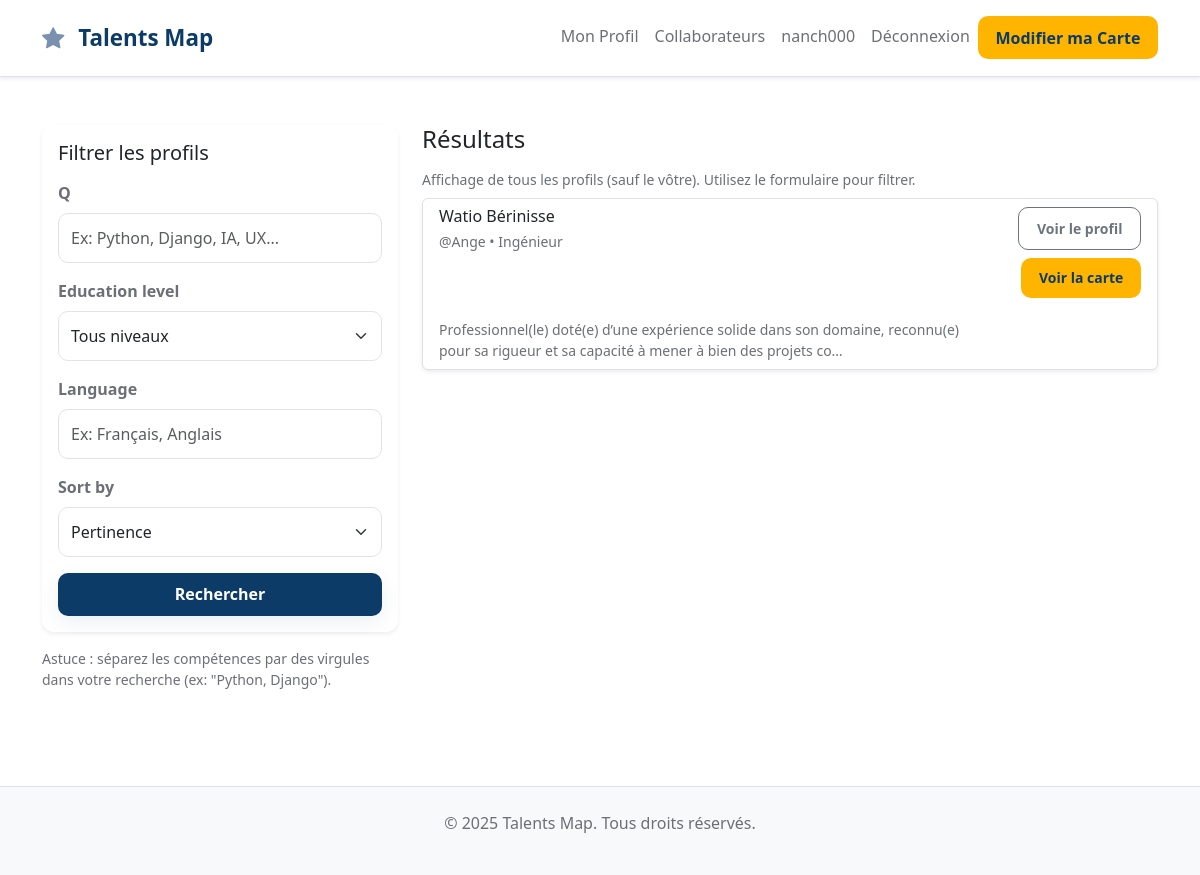
The app's page /search/ (signed in), older data.
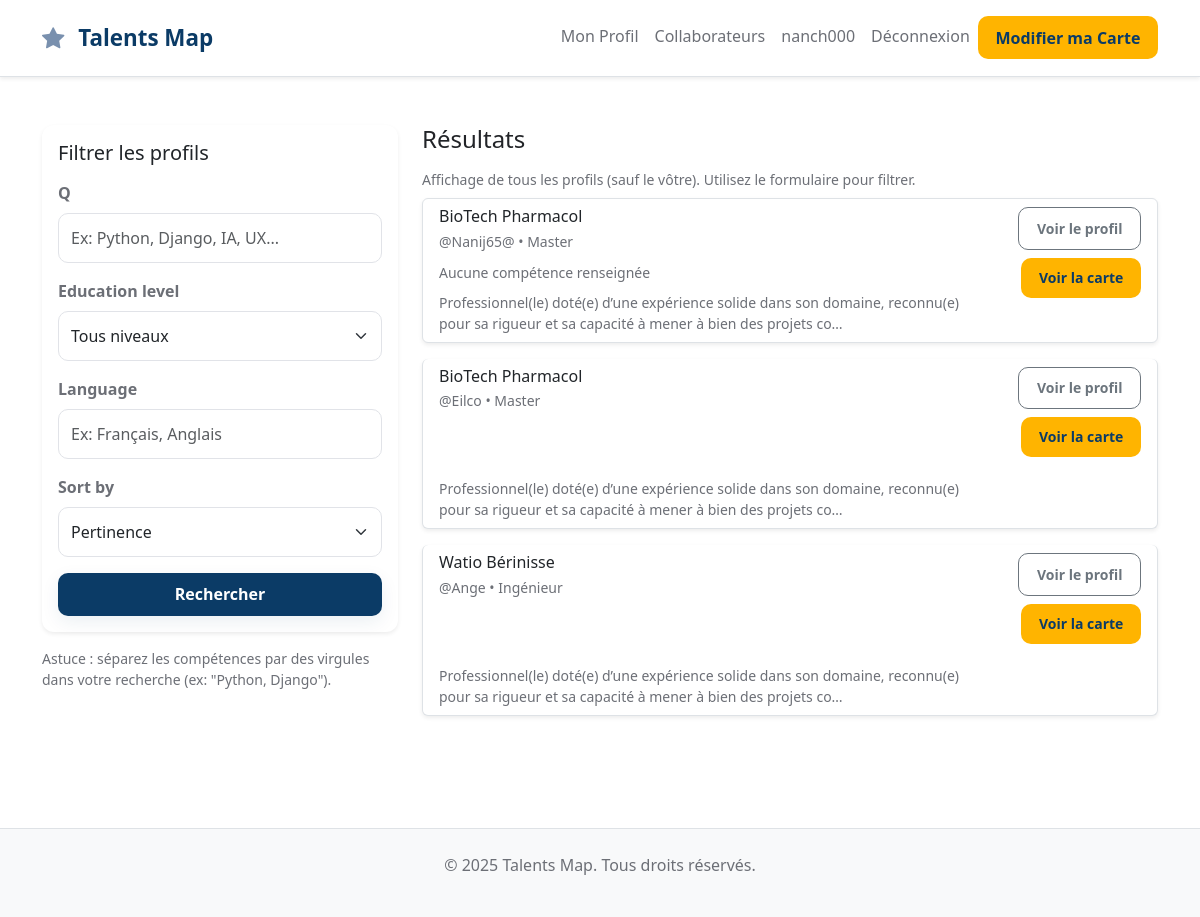
The same page, newer data.
### talent_map_app/models.py (models this page shows, shortened)
class UserProfile(models.Model):
    EDUCATION_CHOICES = [
        ('bac', 'Baccalauréat'),
        ('licence', 'Licence'),
        ('master', 'Master'),
        ('Ingénieur', 'Ingénieur'),
    ]
    user = models.OneToOneField(User, on_delete=models.CASCADE, related_name='profile')
    education_level = models.CharField(max_length=20, choices=EDUCATION_CHOICES, default='licence')
    bio = models.TextField(blank=True, null=True, help_text="Courte biographie")
    skills = models.TextField(blank=True, null=True, help_text="Ex: Python, Django, JavaScript")
    languages = models.TextField(blank=True, null=True, help_text="Ex: Français, Anglais, Espagnol")
    passions = models.TextField(blank=True, null=True, help_text="Ex: IA, Web, Mobile")
    projects = models.TextField(blank=True, null=True, help_text="Ex: Projet 1 - Description, Projet 2 - Description")
    linkedin = models.URLField(blank=True, null=True)
    github = models.URLField(blank=True, null=True)
    youtube = models.URLField(blank=True, null=True)
    website = models.URLField(blank=True, null=True)
    is_validated = models.BooleanField(default=False, help_text="Profil validé par un responsable")
    validated_by = models.ForeignKey(User, on_delete=models.SET_NULL, null=True, blank=True,
                                      related_name='validated_profiles',
                                      help_text="Responsable qui a validé le profil")
    validated_at = models.DateTimeField(null=True, blank=True)
    created_at = models.DateTimeField(auto_now_add=True)
    updated_at = models.DateTimeField(auto_now=True)
    class Meta:
        verbose_name = "Profil Utilisateur"
        verbose_name_plural = "Profils Utilisateurs"
        ordering = ['-created_at']

### talent_map_app/views.py (the view, shortened to what this page needs)
# urls.py: path('search/', views.search_profiles, name='search'),
@login_required
def search_profiles(request):
    form = SearchForm(request.GET or None)
    qs = UserProfile.objects.all()
    if request.user.is_authenticated:
        qs = qs.exclude(user=request.user)
    return render(request, 'search/search.html', {'form': form, 'results': qs})

### talent_map_app/forms.py
class SearchForm(forms.Form):
    q = forms.CharField(required=False, widget=forms.TextInput(attrs={
        'class': 'form-control', 'placeholder': 'Ex: Python, Django, IA, UX...'
    }))
    education_level = forms.ChoiceField(required=False, choices=[('', 'Tous niveaux')] + UserProfile.EDUCATION_CHOICES, widget=forms.Select(attrs={'class': 'form-select'}))
    language = forms.CharField(required=False, widget=forms.TextInput(attrs={'class': 'form-control', 'placeholder': 'Ex: Français, Anglais'}))
    sort_by = forms.ChoiceField(required=False, choices=[
        ('relevance', 'Pertinence'),
        ('newest', 'Les plus récents'),
    ], initial='relevance', widget=forms.Select(attrs={'class': 'form-select'}))

### talent_map_app/templatetags/skill_extras.py (called while the page is built)
@register.filter
def split(value, sep=','):
    if not value:
        return []
    return [s.strip() for s in str(value).split(sep) if s.strip()]

### talent_map_app/templates/search/search.html (shortened to what this page needs)
{% extends 'base.html' %}
{% load static %}
{% load crispy_forms_tags %}
{% load skill_extras %}
{% block content %}
<div class="container py-5">
    <div class="row g-4">
        <div class="col-lg-4">
            <div class="card p-3 shadow-sm border-0">
                <h5 class="mb-3">Filtrer les profils</h5>
                <form id="search-form" method="get" novalidate>
                    {{ form.q|as_crispy_field }}
                    <div class="mb-3">{{ form.education_level|as_crispy_field }}</div>
                    <div class="mb-3">{{ form.language|as_crispy_field }}</div>
                    <div class="mb-3">{{ form.sort_by|as_crispy_field }}</div>
                    <div class="d-grid">
                        <button class="btn btn-primary">Rechercher</button>
                    </div>
                </form>
            </div>
            <div class="mt-3 text-muted small">
                Astuce : séparez les compétences par des virgules dans votre recherche (ex: "Python, Django").
            </div>
        </div>
        <div class="col-lg-8">
            <h4 class="mb-3">Résultats</h4>
            {% if not request.GET %}
                <div class="small text-muted mb-2">Affichage de tous les profils (sauf le vôtre). Utilisez le formulaire pour filtrer.</div>
            {% endif %}
            {% if results %}
                <div class="list-group">
                    {% for profile in results %}
                        <div class="list-group-item mb-3 shadow-sm rounded">
                            <div class="d-flex align-items-start justify-content-between">
                                <div>
                                    <h6 class="mb-1">{{ profile.user.get_full_name|default:profile.user.username }}</h6>
                                    <div class="small text-muted mb-2">@{{ profile.user.username }} • {{ profile.education_level|capfirst }}</div>
                                    <div class="mb-2">
                                        {% if profile.skills %}
                                            {% for skill in profile.skills|split:',' %}
                                                <span class="skill-badge" title="{{ skill }}">{{ skill }}</span>
                                            {% endfor %}
                                        {% else %}
                                            <span class="text-muted small">Aucune compétence renseignée</span>
                                        {% endif %}
                                    </div>
                                    <p class="mb-0 text-muted small">{{ profile.bio|truncatechars:140 }}</p>
                                </div>
                                <div class="text-end">
                                    <a href="{% url 'profile_detail' profile.user.id %}" class="btn btn-outline-secondary btn-sm mb-2">Voir le profil</a>
                                    <a href="{% url 'talent_map' profile.user.id %}" class="btn btn-accent btn-sm">Voir la carte</a>
                                </div>
                            </div>
                        </div>
                    {% endfor %}
                </div>
            {% else %}
                <div class="alert alert-info">Aucun collaborateur trouvé — essayez d'élargir votre recherche.</div>
            {% endif %}
        </div>
    </div>
</div>
{% endblock %}

### talent_map_app/templates/base.html (shortened to what this page needs)
{% load static %}
<!DOCTYPE html>
<html lang="fr">
<head>
    <link href="https://cdn.jsdelivr.net/npm/bootstrap@5.3.0/dist/css/bootstrap.min.css" rel="stylesheet">
    <link rel="stylesheet" href="https://cdn.jsdelivr.net/npm/bootstrap-icons@1.11.0/font/bootstrap-icons.css">
    <link rel="stylesheet" href="{% static 'css/style.css' %}">
</head>
<body>
    <nav class="navbar navbar-expand-lg navbar-light bg-white border-bottom shadow-sm">
        <div class="container">
            <a class="navbar-brand fw-bold" href="{% url 'home' %}">
                <i class="bi bi-star-fill" style="color: #7990AE;"></i> Talents Map
            </a>
            <div class="collapse navbar-collapse" id="navbarNav">
                <ul class="navbar-nav ms-auto">
                    {% if user.is_authenticated %}
                        <li class="nav-item">
                            <a class="nav-link" href="{% url 'profile_detail' user.id %}">Mon Profil</a>
                        </li>
                        <li class="nav-item">
                            <a class="nav-link" href="{% url 'search' %}">Collaborateurs</a>
                        </li>
                        <li class="nav-item">
                            <a class="nav-link" href="#">{{ user.username }}</a>
                        </li>
                        <li class="nav-item">
                            <a class="nav-link" href="{% url 'logout' %}">Déconnexion</a>
                        </li>
                        <li class="nav-item">
                            <a href="{% url 'profile_create' %}" class="btn btn-accent">Modifier ma Carte</a>
                        </li>
                    {% endif %}
                </ul>
            </div>
        </div>
    </nav>
    <main>
        {% block content %}{% endblock %}
    </main>
    <footer class="bg-light border-top mt-5 py-4">
        <div class="container text-center text-muted">
            <p>&copy; 2025 Talents Map. Tous droits réservés.</p>
        </div>
    </footer>
</body>
</html>

### talent_map_app/static/css/style.css (style rules this page uses)
:root { --cesi-blue: #0b3b66; --cesi-accent: #ffb400; --bg-white: #ffffff; --gray-100: #f5f6f8; --gray-300: #e1e3e8; --gray-600: #6c6f76; --text-default: #222428; --card-shadow: rgba(11,59,102,0.08); }
* { margin:0;padding:0;box-sizing:border-box }
body { font-family: "Segoe UI", Tahoma, Geneva, Verdana, sans-serif; color:var(--text-default); background-color:var(--bg-white); -webkit-font-smoothing:antialiased; }
.navbar { padding:1rem 0 }
.navbar-brand { font-size:1.4rem;color:var(--cesi-blue) !important;font-weight:700 }
.navbar-brand i { margin-right:0.5rem }
.nav-link { color:var(--gray-600) !important;font-weight:500;transition:color .2s ease }
.btn { border-radius:10px;padding:.6rem 1.1rem;font-weight:600;transition:all .18s ease }
.btn-primary { background:var(--cesi-blue) !important; color:var(--bg-white) !important; border:0; box-shadow:0 6px 18px rgba(11,59,102,0.08); }
.btn-accent { background:var(--cesi-accent); color:var(--cesi-blue); border:0; font-weight:700; }
.card { border-radius:12px;transition:transform .25s ease,box-shadow .25s ease;border:0;background:var(--bg-white); }
.form-control,.form-select { border:1px solid var(--gray-300);border-radius:10px;padding:.75rem; }
.form-label { font-weight:600;color:var(--gray-600);margin-bottom:.5rem }
footer { margin-top:auto;background:var(--gray-100);color:var(--gray-600) }
.text-muted { color:var(--gray-600) !important }
.small { font-size:.875rem }

Row changes from the older to the newer data that the page shows:
added UserProfile: user.get_full_name "BioTech Pharmacol", user.username "Nanij65@", education_level "Master", skills "Aucune compétence renseignée", bio "Professionnel(le) doté(e) d’une expérience solide dans son domaine, reconnu(e) pour sa rigueur et sa capacité à mener à bien des projets co…"
added UserProfile: user.get_full_name "BioTech Pharmacol", user.username "Eilco", education_level "Master", bio "Professionnel(le) doté(e) d’une expérience solide dans son domaine, reconnu(e) pour sa rigueur et sa capacité à mener à bien des projets co…"
